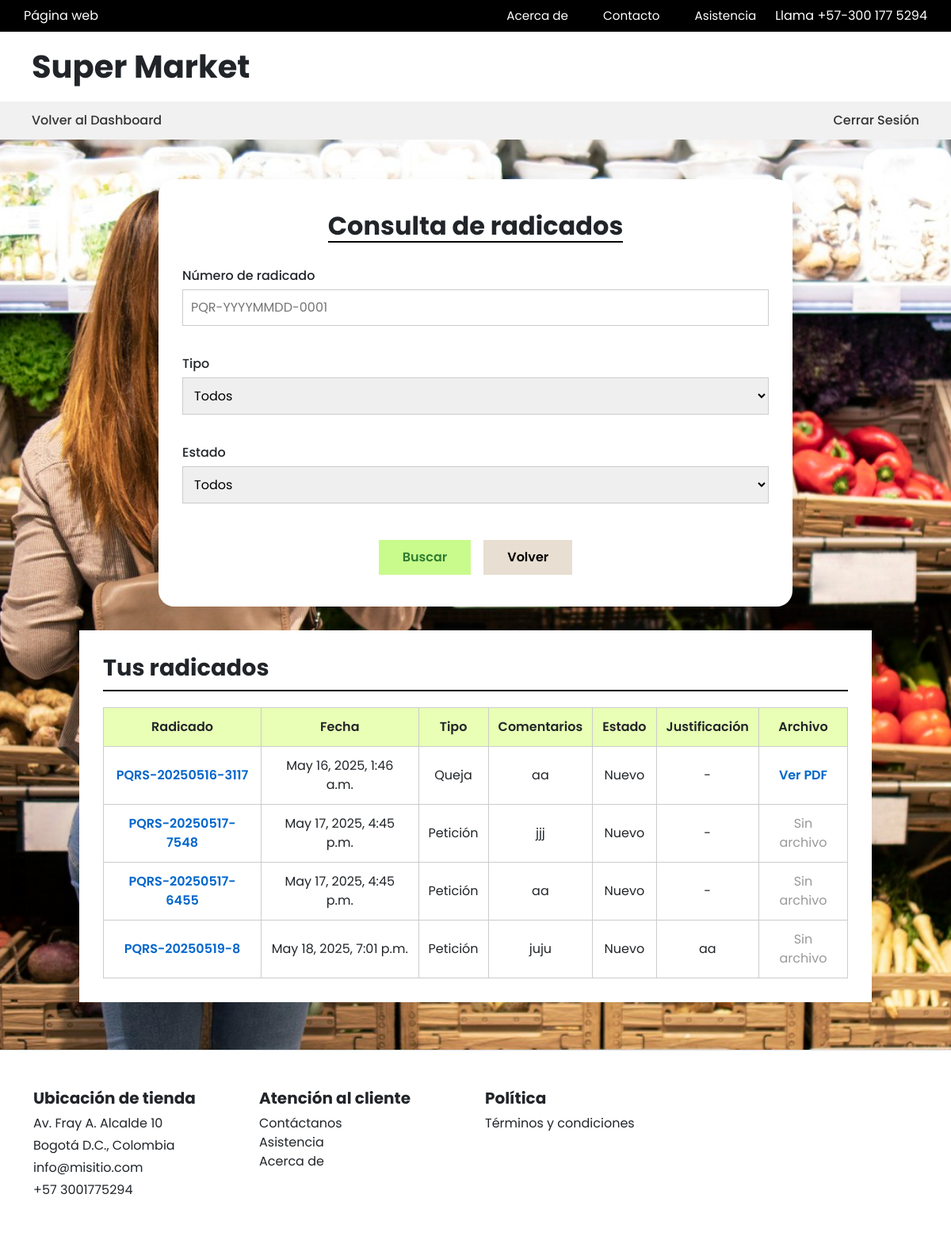
Page /consulta/ (signed in) on the committed database.
### pqrs/models.py (models this page shows, shortened)
class PQRS(models.Model):
    TIPO_PQRS = [
        ('P', 'Petición'),
        ('Q', 'Queja'),
        ('R', 'Reclamo'),
        ('S', 'Sugerencia'),
    ]
    ESTADO = [
        ('NUEVO', 'Nuevo'),
        ('PROCESO', 'En proceso'),
        ('RESUELTO', 'Resuelto'),
        ('RECHAZADO', 'Rechazado'),
    ]
    cliente = models.ForeignKey(Cliente, on_delete=models.CASCADE)
    tipo = models.CharField(max_length=1, choices=TIPO_PQRS)
    comentarios = models.TextField()
    archivo = models.FileField(upload_to='pqrs/', blank=True, null=True)
    fecha_radicado = models.DateTimeField(auto_now_add=True)
    numero_radicado = models.CharField(max_length=15, unique=True)
    estado = models.CharField(max_length=10, choices=ESTADO, default='NUEVO')
    justificacion = models.TextField(blank=True, null=True)
    correo_enviado = models.BooleanField(default=False)

### pqrs/views.py (the view, shortened to what this page needs)
# urls.py: path('consulta/', views.consultar_radicados, name='consultar_radicados'),
def consultar_radicados(request):
    cliente_id = request.session.get('cliente_id')
    if not cliente_id:
        return redirect('login_cliente')
    cliente = Cliente.objects.get(id=cliente_id)
    radicados = PQRS.objects.filter(cliente=cliente)
    filtro = request.GET.get('filtro')
    tipo_filtro = request.GET.get('tipo')
    estado_filtro = request.GET.get('estado')
    mensaje = ""
    if tipo_filtro:
        radicados = radicados.filter(tipo=tipo_filtro)
    if estado_filtro:
        radicados = radicados.filter(estado=estado_filtro)
    context = {
        'cliente': cliente,
        'radicados': radicados,
        'filtro': filtro,
        'tipo_filtro': tipo_filtro,
        'estado_filtro': estado_filtro,
        'mensaje': mensaje
    }
    return render(request, 'pqrs/consulta_radicados.html', context)

### pqrs/templates/pqrs/consulta_radicados.html (shortened to what this page needs)
  {% load static %}
<!DOCTYPE html>
<html lang="es">
<head>
  <link href="https://cdn.jsdelivr.net/npm/bootstrap@5.3.3/dist/css/bootstrap.min.css" rel="stylesheet">
</head>
<body>
<div class="top-bar">
  <div>Página web</div>
  <div class="d-flex align-items-center gap-4">
    <a href="#">Acerca de</a>
    <a href="#">Contacto</a>
    <a href="#">Asistencia</a>
    <span>Llama +57-300 177 5294</span>
  </div>
</div>
<header class="header">
  <h1><a href="{% url 'index' %}" class="text-decoration-none text-dark">Super Market</a></h1>
</header>
<nav>
  <a href="{% url 'dashboard_cliente' %}">Volver al Dashboard</a>
  <div class="ms-auto">
    <a href="{% url 'logout_cliente' %}">Cerrar Sesión</a>
  </div>
</nav>
<section class="form-section">
  <h2>Consulta de radicados</h2>
  <form method="get">
    <div class="mb-3 text-start">
      <label for="filtro">Número de radicado</label>
      <input type="text" id="filtro" name="filtro" placeholder="PQR-YYYYMMDD-0001" value="{{ filtro|default_if_none:'' }}">
    </div>
    <div class="mb-3 text-start">
      <label for="tipo">Tipo</label>
      <select id="tipo" name="tipo">
        <option value="">Todos</option>
      </select>
    </div>
    <div class="mb-3 text-start">
      <label for="estado">Estado</label>
      <select id="estado" name="estado">
        <option value="">Todos</option>
      </select>
    </div>
    <div class="d-flex justify-content-center gap-3">
      <button type="submit" class="btn btn-buscar">Buscar</button>
      <a href="{% url 'dashboard_cliente' %}" class="btn btn-volver">Volver</a>
    </div>
  </form>
</section>
{% if radicados %}
<section class="tabla-section">
  <h3>Tus radicados</h3>
  <table class="tabla-radicados">
    <thead>
      <tr>
        <th>Radicado</th>
        <th>Fecha</th>
        <th>Tipo</th>
        <th>Comentarios</th>
        <th>Estado</th>
        <th>Justificación</th>
        <th>Archivo</th>
      </tr>
    </thead>
    <tbody>
      {% for pqrs in radicados %}
      <tr>
        <td><a href="{% url 'detalle_pqrs' pqrs.numero_radicado %}" class="link-radicado">{{ pqrs.numero_radicado }}</a></td>
        <td>{{ pqrs.fecha_radicado }}</td>
        <td>{{ pqrs.get_tipo_display }}</td>
        <td>{{ pqrs.comentarios }}</td>
        <td>{{ pqrs.get_estado_display }}</td>
        <td>{{ pqrs.justificacion|default:"-" }}</td>
        <td>
          {% if pqrs.archivo %}
            <a href="{{ pqrs.archivo.url }}" target="_blank" class="link-pdf">Ver PDF</a>
          {% else %}
            <span class="sin-archivo">Sin archivo</span>
          {% endif %}
        </td>
      </tr>
      {% endfor %}
    </tbody>
  </table>
</section>
{% endif %}
</body>
<footer class="bg-white py-5 mt-5 border-top">
  <div class="container">
    <div class="row row-cols-1 row-cols-md-4 g-4">
      <div>
        <h5 class="fw-bold">Ubicación de tienda</h5>
        <p class="mb-1">Av. Fray A. Alcalde 10</p>
        <p class="mb-1">Bogotá D.C., Colombia</p>
        <p class="mb-1">info@misitio.com</p>
        <p class="mb-2">+57 3001775294</p>
      </div>
      <div>
        <h5 class="fw-bold">Atención al cliente</h5>
        <ul class="list-unstyled">
          <li><a href="#" class="text-decoration-none text-dark">Contáctanos</a></li>
          <li><a href="#" class="text-decoration-none text-dark">Asistencia</a></li>
          <li><a href="#" class="text-decoration-none text-dark">Acerca de</a></li>
        </ul>
      </div>
      <div>
        <h5 class="fw-bold">Política</h5>
        <ul class="list-unstyled">
          <li><a href="#" class="text-decoration-none text-dark">Términos y condiciones</a></li>
        </ul>
      </div>
    </div>
  </div>
</footer>
</html>

### rows in the picture
PQRS: numero_radicado "PQRS-20250516-3117", fecha_radicado "May 16, 2025, 1:46 a.m.", tipo "Queja", comentarios "aa", estado "Nuevo", justificacion "-"
PQRS: numero_radicado "PQRS-20250517-7548", fecha_radicado "May 17, 2025, 4:45 p.m.", tipo "Petición", comentarios "jjj", estado "Nuevo", justificacion "-", archivo "Sin archivo"
PQRS: numero_radicado "PQRS-20250517-6455", fecha_radicado "May 17, 2025, 4:45 p.m.", tipo "Petición", comentarios "aa", estado "Nuevo", justificacion "-", archivo "Sin archivo"
PQRS: numero_radicado "PQRS-20250519-8", fecha_radicado "May 18, 2025, 7:01 p.m.", tipo "Petición", comentarios "juju", estado "Nuevo", justificacion "aa", archivo "Sin archivo"
